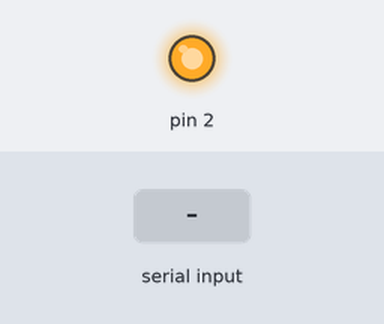
Recording of a sketch running on a simulated Arduino Uno, built with avr-gcc and run on an emulated ATmega328P. On the bench: output pins drawn as LEDs (lit = HIGH). The test bench sets the inputs (shaded band). What the sketch prints to the serial monitor is not drawn.

Above: at 1.2 s.
1.3 s: "1" received over the second serial link
Timing chart, 0 to 4.3 s (numbered marks = the images above; inputs shaded):
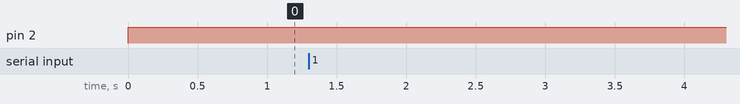

The sketch:

RBX_v0.ino
```cpp
#include <SoftwareSerial.h>

SoftwareSerial mySerial(11, 10); // change to your desired RX, TX pins
int incomingByte = 0;   // for incoming serial data

void setup() {
  pinMode(2, OUTPUT);
  // Open serial communications and wait for port to open:
  Serial.begin(9600);
  while (!Serial) {
    ; // wait for serial port to connect. Needed for native USB port only
  }


  Serial.println("Goodnight moon!");

  // set the data rate for the SoftwareSerial port to match that of your modem
  mySerial.begin(9600);

}

void loop() { // run over and over
  digitalWrite(2, HIGH); // station power is up when this pin is High
  if (mySerial.available()) {
     // read the incoming byte:
    incomingByte = mySerial.read();

                // say what you got:
    Serial.print("I received: ");
    Serial.println(incomingByte, HEX);
    // change incomingByte to whatever you want your reboot signal to be:
    if (incomingByte == 140) {
      digitalWrite(2, LOW); // this powers down the station
      Serial.print("Power-Down Signal Received... ");
      delay(60000);  // this is the time delay, in ms, before RBX powers station back up
      Serial.println(incomingByte, HEX);
      }
    }
}
```

Measured:
- after the input at 1.3 s, every drawn part: stays the same
